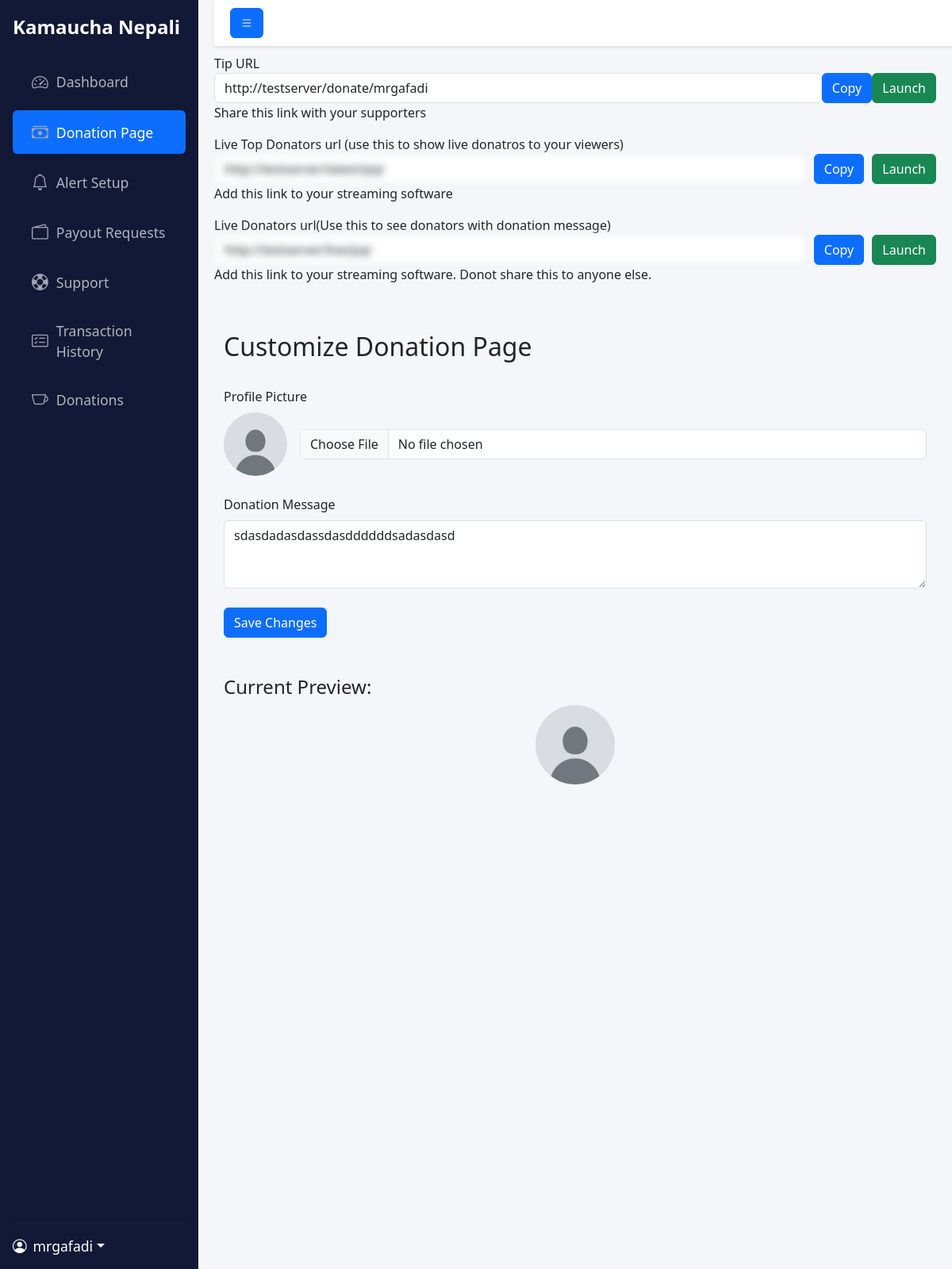
The page /dashboard/donation_setup_page/ (signed in) on the database its author committed.
### home/models.py (models this page shows, shortened)
class Donation_page(models.Model):
    username = models.ForeignKey(User , on_delete=models.CASCADE)
    profile_picture = models.ImageField(upload_to='profiles/',default="profiles/default__user_pfp.jpg")
    page_message = models.TextField(default="")

### home/views.py (the view, shortened to what this page needs)
# urls.py: path("dashboard/donation_setup_page/", views.donation_page_setup,name="donation_setup_page"),
def donation_page_setup(request):
    if request.user.is_authenticated:
        donation_page_details = Donation_page.objects.get(username=request.user)
        alert_details = Alert.objects.get(username = request.user) #------>alert_id ra latest donation herne ma chaine id autaai ho !
        return render(request, "home/donation_setup_page.html", {"donation_page_details": donation_page_details , "alert_details":alert_details})
    return redirect("/login/")

### home/templates/home/donation_setup_page.html (shortened to what this page needs)
<!DOCTYPE html>
<html lang="en">
<head>
    <link href="https://cdn.jsdelivr.net/npm/bootstrap@5.3.0/dist/css/bootstrap.min.css" rel="stylesheet">
    <link href="https://cdn.jsdelivr.net/npm/bootstrap-icons@1.10.5/font/bootstrap-icons.css" rel="stylesheet">
</head>
<body>
    <nav class="sidebar d-flex flex-column p-3">
        <a href="#" class="navbar-brand mb-4 text-white">Kamaucha Nepali</a>
        <ul class="nav nav-pills flex-column mb-auto">
            <li class="nav-item mb-2">
                <a href="{% url 'dashboard_page' %}" class="nav-link">
                    <i class="bi bi-speedometer2"></i>
                    <span>Dashboard</span>
                </a>
            </li>
            <li class="nav-item mb-2">
                <a href="{% url 'donation_setup_page' %}" class="nav-link active">
                    <i class="bi bi-cash-stack"></i>
                    <span>Donation Page</span>
                </a>
            </li>
            <li class="nav-item mb-2">
                <a href="{% url 'alert_setup_page' %}" class="nav-link">
                    <i class="bi bi-bell"></i>
                    <span>Alert Setup</span>
                </a>
            </li>
            <li class="nav-item mb-2">
                <a href="{% url 'payout_request_page' %}" class="nav-link">
                    <i class="bi bi-wallet2"></i>
                    <span>Payout Requests</span>
                </a>
            </li>
            <li class="nav-item mb-2">
                <a href="{% url 'support_page' %}" class="nav-link">
                    <i class="bi bi-life-preserver"></i>
                    <span>Support</span>
                </a>
            </li>
            <li class="nav-item mb-2">
                <a href="{% url 'transcations_history_page' %}" class="nav-link">
                    <i class="bi bi-card-checklist"></i>
                    <span>Transaction History</span>
                </a>
            </li>
            <li class="nav-item mb-2">
                <a href="{% url 'donations_page' %}" class="nav-link">
                    <i class="bi bi-cup"></i>
                    <span>Donations</span>
                </a>
            </li>
        </ul>
        <hr>
        <div class="dropdown">
            <a href="#" class="d-flex align-items-center text-white text-decoration-none dropdown-toggle" id="userDropdown" data-bs-toggle="dropdown" aria-expanded="false">
                <i class="bi bi-person-circle me-2"></i>
                <span class="username">{{user.username}}</span>
            </a>
        </div>
    </nav>
    <div class="content flex-grow-1">
        <nav class="top-navbar d-flex justify-content-between align-items-center">
            <div>
                <button class="btn btn-primary" id="sidebarToggle">
                    <i class="bi bi-list"></i>
                </button>
            </div>
        </nav>
        <div class="tip-url-section mt-5">
            <label for="tip-url">Tip URL</label>
            <div class="tip-url-container d-flex">
                <input type="text" id="tip-url" class="form-control" readonly>
                <button id="copy-btn" class="btn btn-primary">Copy</button>
                <button id="launch-btn" class="btn btn-success">Launch</button>
            </div>
            <p>Share this link with your supporters</p>
        </div>
        <div class="latest_donation-url-section mt-6">
            <label for="latest_donation">Live Top Donators url (use this to show live donatros to your viewers)</label>
            <div class="latest_donation-container d-flex">
                <input type="text" id="latest_donation" class="form-control" readonly>
                <button id="copy-btn1" class="btn btn-primary">Copy</button>
                <button id="launch-btn1" class="btn btn-success">Launch</button>
            </div>
            <p>Add this link to your streaming software</p>
        </div>
        <div class="live_donation-url-section mt-6">
            <label for="live_donation">Live Donators url(Use this to see donators with donation message)</label>
            <div class="live_donation-container d-flex">
                <input type="text" id="live_donation" class="form-control" readonly>
                <button id="copy-btn2" class="btn btn-primary">Copy</button>
                <button id="launch-btn2" class="btn btn-success">Launch</button>
            </div>
            <p>Add this link to your streaming software. Donot share this to anyone else.</p>
        </div>
        <div class="container main-content">
            <div class="d-flex justify-content-between align-items-center mb-4">
                <h1 class="h2">Customize Donation Page</h1>
            </div>
            <form  method="POST" enctype="multipart/form-data">
                <div class="mb-4">
                    <label for="profile_picture" class="form-label">Profile Picture</label>
                    <div class="d-flex align-items-center">
                        <div id="profile-pic-preview" class="me-3">
                            {% if donation_page_details.profile_picture %}
                                <img src="{{ donation_page_details.profile_picture.url }}" alt="Profile Picture" class="rounded-circle" style="width: 80px; height: 80px; object-fit: cover;">
                            {% else %}
                                <div class="bg-secondary rounded-circle d-flex justify-content-center align-items-center" style="width: 80px; height: 80px;">
                                    <i class="bi bi-person-circle text-white" style="font-size: 2rem;"></i>
                                </div>
                            {% endif %}
                        </div>
                        <input class="form-control" type="file" id="profile_picture" name="profile_picture">
                    </div>
                </div>
                <div class="mb-4">
                    <label for="donation_message" class="form-label">Donation Message</label>
                    <textarea class="form-control" id="donation_message" name="donation_message" rows="3">{{ donation_page_details.page_message }}</textarea>
                </div>
                <button type="submit" class="btn btn-primary">Save Changes</button>
            </form>
            <div class="mt-5">
                <h2 class="h4">Current Preview:</h2>
                <div class="text-center">
                    <div class="mb-3">
                        {% if donation_page_details.profile_picture %}
                            <img src="{{ donation_page_details.profile_picture.url }}" alt="Profile Picture" class="rounded-circle" style="width: 100px; height: 100px; object-fit: cover;">
                        {% else %}
                            <div class="bg-secondary rounded-circle d-flex justify-content-center align-items-center" style="width: 100px; height: 100px;">
                                <i class="bi bi-person-circle text-white" style="font-size: 3rem;"></i>
                            </div>
                        {% endif %}
                    </div>
                </div>
            </div>
        </div>
</body>
</html>

### home/templates/home/donation_setup_page.html (style rules this page uses)
body { display: flex; min-height: 100vh; background-color: #f4f6f9; }
.sidebar { min-width: 250px; max-width: 250px; background-color: #343a40; color: #fff; transition: all 0.3s; }
.sidebar .nav-link { color: #adb5bd; transition: all 0.3s; }
.sidebar .nav-link.active { background-color: #0d6efd; color: #fff; }
.content { width: 100%; padding: 20px; transition: all 0.3s; }
.top-navbar { width: 100%; padding: 10px 20px; background-color: #fff; box-shadow: 0 2px 4px rgba(0,0,0,0.1); position: fixed; top: 0; z-index: 1000; display: flex; justify-content: space-between; align-items: center; }
.main-content { margin-top: 60px; }
.sidebar { min-width: 250px; max-width: 250px; background-color: #343a40; color: #fff; transition: all 0.3s ease; }
.content { transition: all 0.3s ease; }
.latest_donation-container input { filter: blur(5px); transition: filter 0.3s ease; }
.latest_donation-container button { margin-left: 10px; }
.live_donation-container input { filter: blur(5px); transition: filter 0.3s ease; }
.live_donation-container button { margin-left: 10px; }
.sidebar { background-color: #121936; min-width: 250px; color: #fff; height: 200vh; overflow-y: auto; }
.navbar-brand { font-size: 1.5rem; font-weight: bold; color: #f0f0f0; }
.nav-link { color: #b0b3b8; font-size: 1.1rem; padding: 0.75rem 1.5rem; border-radius: 0.5rem; display: flex; align-items: center; transition: background-color 0.3s, color 0.3s; }
.nav-link:hover, .nav-link.active { background-color: #1b2342; color: #ffffff; }
.nav-link i { font-size: 1.3rem; margin-right: 10px; color: #9fa5b1; }
.username { overflow: hidden; text-overflow: ellipsis; white-space: nowrap; }
.dropdown-toggle { color: #ffffff; font-size: 1.1rem; }
hr { border-top: 1px solid #3b3e45; }

### rows shown on the page
Donation_page: profile_picture (placeholder picture), donation_message "sdasdadasdassdasddddddsadasdasd"

### other values the page prints
{{ user.username }} "mrgafadi"
